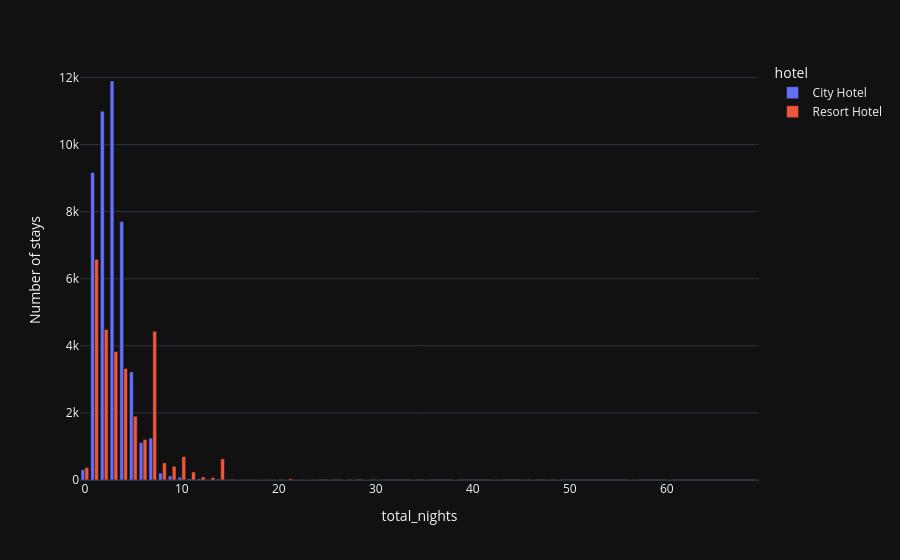

Source (notebook cell):
### Code cell
px.bar(data_frame = stay, x = 'total_nights', y = 'Number of stays', color = 'hotel', barmode = 'group',
        template = 'plotly_dark')

### Figure 1 — Plotly figure (JSON) as saved in the notebook; plotly's stock layout.template omitted (floating-point values rounded to 4 significant figures)
{"data": [{"alignmentgroup": "True", "hovertemplate": "hotel=City Hotel<br>total_nights=%{x}<br>Number of stays=%{y}<extra></extra>", "legendgroup": "City Hotel", "marker": {"color": "#636efa", "pattern": {"shape": ""}}, "name": "City Hotel", "offsetgroup": "City Hotel", "orientation": "v", "showlegend": true, "textposition": "auto", "type": "bar", "x": [0, 1, 2, 3, 4, 5, 6, 7, 8, 9, 10, 11, 12, 13, 14, 15, 16, 17, 18, 19, 20, 21, 22, 23, 24, 27, 28, 29, 34, 43, 48, 49, 57], "xaxis": "x", "y": [308, 9169, 10992, 11895, 7704, 3221, 1116, 1251, 209, 120, 83, 36, 35, 16, 29, 16, 6, 4, 1, 2, 1, 1, 3, 1, 1, 1, 1, 1, 1, 1, 1, 1, 1], "yaxis": "y"}, {"alignmentgroup": "True", "hovertemplate": "hotel=Resort Hotel<br>total_nights=%{x}<br>Number of stays=%{y}<extra></extra>", "legendgroup": "Resort Hotel", "marker": {"color": "#EF553B", "pattern": {"shape": ""}}, "name": "Resort Hotel", "offsetgroup": "Resort Hotel", "orientation": "v", "showlegend": true, "textposition": "auto", "type": "bar", "x": [0, 1, 2, 3, 4, 5, 6, 7, 8, 9, 10, 11, 12, 13, 14, 15, 16, 17, 18, 19, 21, 22, 23, 25, 28, 29, 30, 35, 38, 42, 45, 46, 56, 60, 69], "xaxis": "x", "y": [372, 6580, 4488, 3830, 3321, 1900, 1206, 4435, 511, 408, 700, 240, 90, 75, 630, 23, 12, 11, 5, 4, 35, 7, 1, 14, 22, 2, 2, 5, 1, 3, 1, 1, 1, 1, 1], "yaxis": "y"}], "layout": {"barmode": "group", "legend": {"title": {"text": "hotel"}, "tracegroupgap": 0}, "margin": {"t": 60}, "xaxis": {"anchor": "y", "domain": [0, 1], "title": {"text": "total_nights"}}, "yaxis": {"anchor": "x", "domain": [0, 1], "title": {"text": "Number of stays"}}}}
